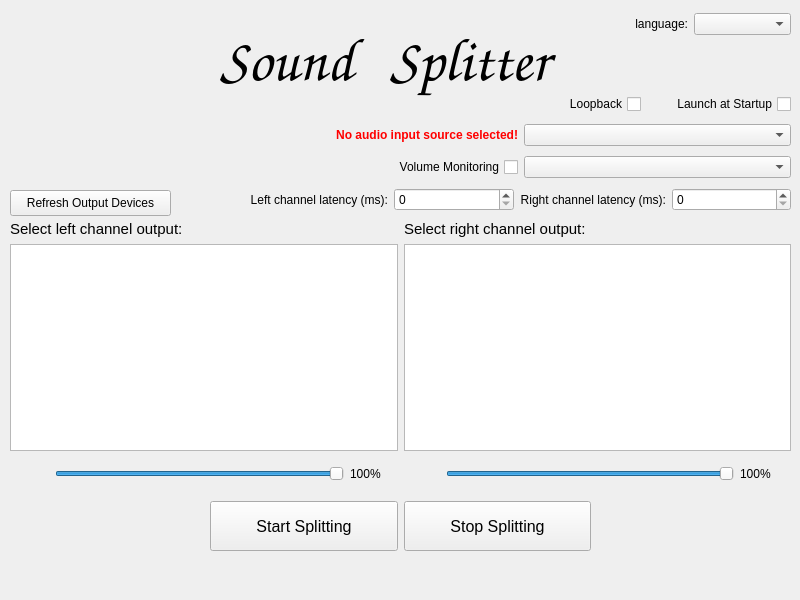
<?xml version="1.0" encoding="UTF-8"?>
<ui version="4.0">
 <class>MainWindow</class>
 <widget class="QMainWindow" name="MainWindow">
  <property name="geometry">
   <rect>
    <x>0</x>
    <y>0</y>
    <width>800</width>
    <height>600</height>
   </rect>
  </property>
  <property name="minimumSize">
   <size>
    <width>800</width>
    <height>600</height>
   </size>
  </property>
  <property name="maximumSize">
   <size>
    <width>800</width>
    <height>600</height>
   </size>
  </property>
  <property name="windowTitle">
   <string notr="true">SoundSplitter</string>
  </property>
  <property name="windowIcon">
   <iconset resource="../resources/resources.qrc">
    <normaloff>:/image/icon</normaloff>:/image/icon</iconset>
  </property>
  <widget class="QWidget" name="centralwidget">
   <widget class="QLabel" name="iconLabel">
    <property name="geometry">
     <rect>
      <x>20</x>
      <y>0</y>
      <width>201</width>
      <height>201</height>
     </rect>
    </property>
    <property name="text">
     <string/>
    </property>
    <property name="textFormat">
     <enum>Qt::TextFormat::AutoText</enum>
    </property>
    <property name="pixmap">
     <pixmap resource="../resources/resources.qrc">:/image/icon</pixmap>
    </property>
    <property name="scaledContents">
     <bool>true</bool>
    </property>
   </widget>
   <widget class="QLabel" name="soundLabel">
    <property name="geometry">
     <rect>
      <x>220</x>
      <y>20</y>
      <width>171</width>
      <height>81</height>
     </rect>
    </property>
    <property name="font">
     <font>
      <family>Comic Sans MS</family>
      <pointsize>-1</pointsize>
      <bold>true</bold>
     </font>
    </property>
    <property name="styleSheet">
     <string notr="true">font-size: 60px</string>
    </property>
    <property name="text">
     <string>Sound</string>
    </property>
   </widget>
   <widget class="QWidget" name="layoutWidget">
    <property name="geometry">
     <rect>
      <x>10</x>
      <y>220</y>
      <width>781</width>
      <height>231</height>
     </rect>
    </property>
    <layout class="QVBoxLayout" name="verticalLayout_2">
     <item>
      <layout class="QHBoxLayout" name="horizontalLayout_3">
       <item>
        <widget class="QLabel" name="leftDeviceLabel">
         <property name="styleSheet">
          <string notr="true">font-size: 15px</string>
         </property>
         <property name="text">
          <string>Select left channel output:</string>
         </property>
        </widget>
       </item>
       <item>
        <widget class="QLabel" name="rightDeviceLabel">
         <property name="styleSheet">
          <string notr="true">font-size: 15px</string>
         </property>
         <property name="text">
          <string>Select right channel output:</string>
         </property>
        </widget>
       </item>
      </layout>
     </item>
     <item>
      <layout class="QHBoxLayout" name="horizontalLayout_2">
       <item>
        <widget class="QListWidget" name="leftListWidget"/>
       </item>
       <item>
        <widget class="QListWidget" name="rightListWidget"/>
       </item>
      </layout>
     </item>
    </layout>
   </widget>
   <widget class="QPushButton" name="refreshPushButton">
    <property name="geometry">
     <rect>
      <x>10</x>
      <y>190</y>
      <width>161</width>
      <height>26</height>
     </rect>
    </property>
    <property name="text">
     <string>Refresh Output Devices</string>
    </property>
   </widget>
   <widget class="QWidget" name="layoutWidget">
    <property name="geometry">
     <rect>
      <x>250</x>
      <y>90</y>
      <width>541</width>
      <height>129</height>
     </rect>
    </property>
    <layout class="QVBoxLayout" name="verticalLayout_3">
     <item>
      <layout class="QHBoxLayout" name="horizontalLayout_11">
       <property name="spacing">
        <number>0</number>
       </property>
       <item alignment="Qt::AlignmentFlag::AlignLeft">
        <widget class="QCheckBox" name="loopbackCheckBox">
         <property name="layoutDirection">
          <enum>Qt::LayoutDirection::RightToLeft</enum>
         </property>
         <property name="text">
          <string>Loopback</string>
         </property>
        </widget>
       </item>
       <item>
        <widget class="QCheckBox" name="startupCheckBox">
         <property name="maximumSize">
          <size>
           <width>150</width>
           <height>16777215</height>
          </size>
         </property>
         <property name="layoutDirection">
          <enum>Qt::LayoutDirection::RightToLeft</enum>
         </property>
         <property name="text">
          <string>Launch at Startup</string>
         </property>
        </widget>
       </item>
      </layout>
     </item>
     <item>
      <layout class="QHBoxLayout" name="horizontalLayout">
       <item>
        <widget class="QLabel" name="sourceLabel">
         <property name="font">
          <font>
           <bold>true</bold>
          </font>
         </property>
         <property name="autoFillBackground">
          <bool>false</bool>
         </property>
         <property name="styleSheet">
          <string notr="true">color: rgb(255, 0, 0)</string>
         </property>
         <property name="text">
          <string>No audio input source selected!</string>
         </property>
         <property name="alignment">
          <set>Qt::AlignmentFlag::AlignRight|Qt::AlignmentFlag::AlignTrailing|Qt::AlignmentFlag::AlignVCenter</set>
         </property>
        </widget>
       </item>
       <item>
        <widget class="QComboBox" name="audioInputComboBox"/>
       </item>
      </layout>
     </item>
     <item>
      <layout class="QHBoxLayout" name="horizontalLayout_4">
       <item>
        <widget class="QCheckBox" name="audioCheckBox">
         <property name="layoutDirection">
          <enum>Qt::LayoutDirection::RightToLeft</enum>
         </property>
         <property name="text">
          <string>Volume Monitoring</string>
         </property>
        </widget>
       </item>
       <item>
        <widget class="AudioOutputComboBox" name="audioOutputComboBox"/>
       </item>
      </layout>
     </item>
     <item>
      <layout class="QHBoxLayout" name="horizontalLayout_5">
       <item>
        <widget class="QLabel" name="leftLatencyLabel">
         <property name="text">
          <string>Left channel latency (ms):</string>
         </property>
         <property name="alignment">
          <set>Qt::AlignmentFlag::AlignRight|Qt::AlignmentFlag::AlignTrailing|Qt::AlignmentFlag::AlignVCenter</set>
         </property>
        </widget>
       </item>
       <item>
        <widget class="QSpinBox" name="leftSpinBox">
         <property name="maximum">
          <number>999999</number>
         </property>
         <property name="singleStep">
          <number>10</number>
         </property>
        </widget>
       </item>
       <item>
        <widget class="QLabel" name="rightLatencyLabel">
         <property name="text">
          <string>Right channel latency (ms):</string>
         </property>
         <property name="alignment">
          <set>Qt::AlignmentFlag::AlignRight|Qt::AlignmentFlag::AlignTrailing|Qt::AlignmentFlag::AlignVCenter</set>
         </property>
        </widget>
       </item>
       <item>
        <widget class="QSpinBox" name="rightSpinBox">
         <property name="maximum">
          <number>999999</number>
         </property>
         <property name="singleStep">
          <number>10</number>
         </property>
        </widget>
       </item>
      </layout>
     </item>
    </layout>
   </widget>
   <widget class="QLabel" name="splitterLabel">
    <property name="geometry">
     <rect>
      <x>390</x>
      <y>20</y>
      <width>231</width>
      <height>81</height>
     </rect>
    </property>
    <property name="font">
     <font>
      <family>Comic Sans MS</family>
      <pointsize>-1</pointsize>
      <bold>true</bold>
     </font>
    </property>
    <property name="styleSheet">
     <string notr="true">font-size: 60px</string>
    </property>
    <property name="text">
     <string>Splitter</string>
    </property>
   </widget>
   <widget class="QWidget" name="layoutWidget">
    <property name="geometry">
     <rect>
      <x>590</x>
      <y>10</y>
      <width>201</width>
      <height>28</height>
     </rect>
    </property>
    <layout class="QHBoxLayout" name="horizontalLayout_6">
     <item>
      <widget class="QLabel" name="languageLabel">
       <property name="text">
        <string>language:</string>
       </property>
       <property name="alignment">
        <set>Qt::AlignmentFlag::AlignRight|Qt::AlignmentFlag::AlignTrailing|Qt::AlignmentFlag::AlignVCenter</set>
       </property>
      </widget>
     </item>
     <item>
      <widget class="QComboBox" name="languageComboBox"/>
     </item>
    </layout>
   </widget>
   <widget class="QWidget" name="layoutWidget">
    <property name="geometry">
     <rect>
      <x>210</x>
      <y>500</y>
      <width>381</width>
      <height>52</height>
     </rect>
    </property>
    <layout class="QHBoxLayout" name="horizontalLayout_7">
     <item>
      <widget class="QPushButton" name="startPushButton">
       <property name="minimumSize">
        <size>
         <width>0</width>
         <height>50</height>
        </size>
       </property>
       <property name="styleSheet">
        <string notr="true">font-size: 16px</string>
       </property>
       <property name="text">
        <string>Start Splitting</string>
       </property>
      </widget>
     </item>
     <item>
      <widget class="QPushButton" name="stopPushButton">
       <property name="minimumSize">
        <size>
         <width>0</width>
         <height>50</height>
        </size>
       </property>
       <property name="styleSheet">
        <string notr="true">font-size: 16px</string>
       </property>
       <property name="text">
        <string>Stop Splitting</string>
       </property>
      </widget>
     </item>
    </layout>
   </widget>
   <widget class="QWidget" name="layoutWidget">
    <property name="geometry">
     <rect>
      <x>30</x>
      <y>460</y>
      <width>741</width>
      <height>28</height>
     </rect>
    </property>
    <layout class="QHBoxLayout" name="horizontalLayout_10">
     <property name="spacing">
      <number>40</number>
     </property>
     <item>
      <layout class="QHBoxLayout" name="horizontalLayout_8">
       <property name="spacing">
        <number>6</number>
       </property>
       <item>
        <widget class="QToolButton" name="leftToolButton">
         <property name="styleSheet">
          <string notr="true">QToolButton {
    background: transparent;
    border: none;
}

QToolButton:checked {
    background: transparent;
    border: none;
}

QToolButton:hover {
    background: transparent;
}

QToolButton:pressed {
    background: transparent;
}</string>
         </property>
         <property name="text">
          <string notr="true"/>
         </property>
         <property name="icon">
          <iconset resource="../resources/resources.qrc">
           <normaloff>:/image/icon</normaloff>
           <normalon>:/image/volume-3.svg</normalon>:/image/icon</iconset>
         </property>
         <property name="checkable">
          <bool>true</bool>
         </property>
         <property name="checked">
          <bool>true</bool>
         </property>
        </widget>
       </item>
       <item>
        <widget class="QSlider" name="leftHorizontalSlider">
         <property name="maximum">
          <number>100</number>
         </property>
         <property name="value">
          <number>100</number>
         </property>
         <property name="orientation">
          <enum>Qt::Orientation::Horizontal</enum>
         </property>
        </widget>
       </item>
       <item>
        <widget class="QLabel" name="leftVolumeLabel">
         <property name="text">
          <string notr="true">100%</string>
         </property>
        </widget>
       </item>
      </layout>
     </item>
     <item>
      <layout class="QHBoxLayout" name="horizontalLayout_9">
       <property name="spacing">
        <number>6</number>
       </property>
       <item>
        <widget class="QToolButton" name="rightToolButton">
         <property name="styleSheet">
          <string notr="true">QToolButton {
    background: transparent;
    border: none;
}

QToolButton:checked {
    background: transparent;
    border: none;
}

QToolButton:hover {
    background: transparent;
}

QToolButton:pressed {
    background: transparent;
}</string>
         </property>
         <property name="text">
          <string notr="true"/>
         </property>
         <property name="icon">
          <iconset resource="../resources/resources.qrc">
           <normaloff>:/image/volume-x.svg</normaloff>
           <normalon>:/image/volume-3.svg</normalon>:/image/volume-x.svg</iconset>
         </property>
         <property name="checkable">
          <bool>true</bool>
         </property>
         <property name="checked">
          <bool>true</bool>
         </property>
        </widget>
       </item>
       <item>
        <widget class="QSlider" name="rightHorizontalSlider">
         <property name="maximum">
          <number>100</number>
         </property>
         <property name="value">
          <number>100</number>
         </property>
         <property name="orientation">
          <enum>Qt::Orientation::Horizontal</enum>
         </property>
        </widget>
       </item>
       <item>
        <widget class="QLabel" name="rightVolumeLabel">
         <property name="text">
          <string notr="true">100%</string>
         </property>
        </widget>
       </item>
      </layout>
     </item>
    </layout>
   </widget>
  </widget>
 </widget>
 <customwidgets>
  <customwidget>
   <class>AudioOutputComboBox</class>
   <extends>QComboBox</extends>
   <header>SoundSplitter.integration.app.widgets.audio_output_combo_box</header>
  </customwidget>
 </customwidgets>
 <resources>
  <include location="../resources/resources.qrc"/>
 </resources>
 <connections/>
</ui>
